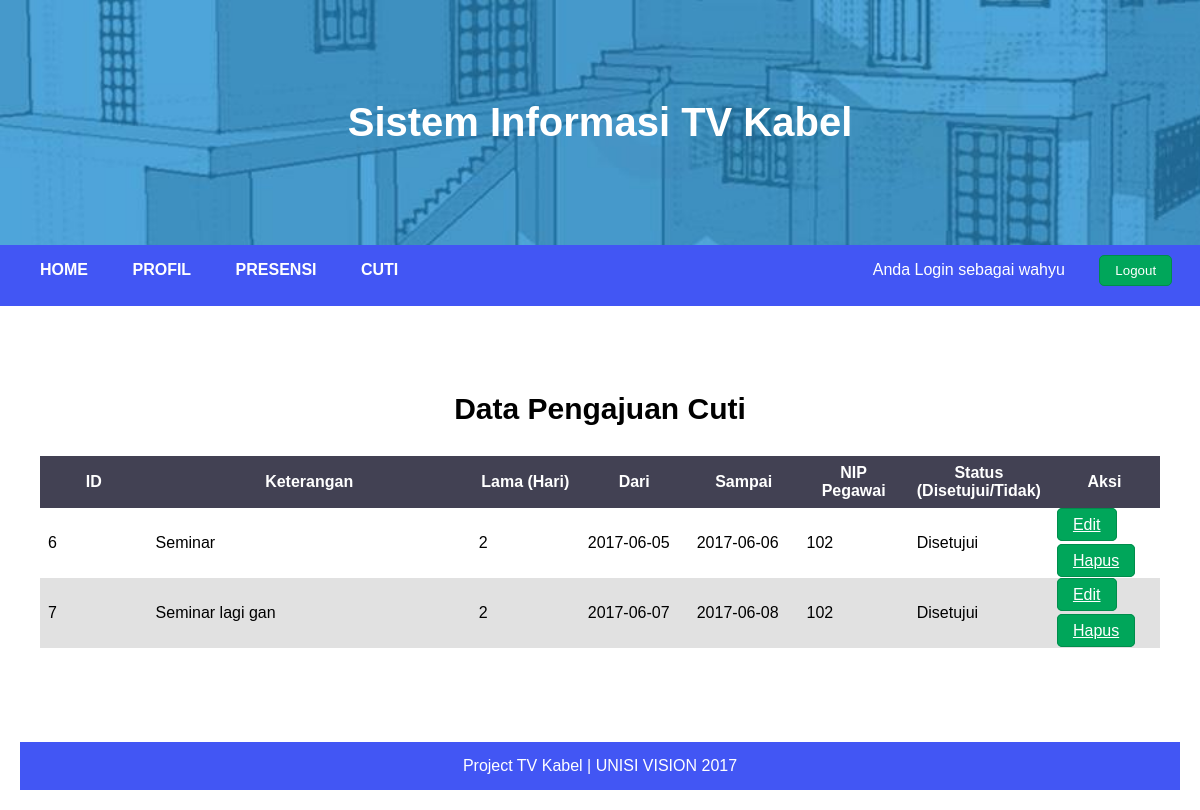
The page /tampil_pengajuan_cuti_pegawai.php (signed in) on the database its author committed.
### tables this page shows
CREATE TABLE `pengajuan_cuti` (
  `id` int(5) NOT NULL,
  `keterangan` text NOT NULL,
  `lama` int(10) NOT NULL,
  `dari` date NOT NULL,
  `sampai` date NOT NULL,
  `status` varchar(25) NOT NULL,
  `id_admin` int(5) NOT NULL,
  `nama` varchar(100) NOT NULL,
  `nip_pegawai` varchar(25) NOT NULL
);

### tampil_pengajuan_cuti_pegawai.php (the view, shortened to what this page needs)
<?php
	$username = $_SESSION['pegawai'];
	$query = mysql_query("SELECT * FROM pengajuan_cuti WHERE nip_pegawai = (SELECT nip FROM pegawai WHERE username='$username')");
?>
<!DOCTYPE html>
<html>
<head>
	<link rel="stylesheet" type="text/css" href="css/style.css">
</head>
<body>
	<div class="container">
		<header>
			<h1>Sistem Informasi TV Kabel</h1>
		</header>
		<nav id="navbar">
			<ul>
				<li><a href="pegawai.php">HOME</a></li>
				<li><a href="profil_pegawai.php">PROFIL</a></li>
				<li>
					<a href="#" class="dropdown-slide1">PRESENSI</a>
				</li>
				<li>
					<a href="#" class="dropdown-slide2">CUTI</a>
				</li>
				<span style="color: white; margin-left:450px;">Anda Login sebagai <?php echo $_SESSION['pegawai']; ?></span>
				<li style="margin-left: 20px">
					<form>
						<input type="button" value="Logout" id="btn-submit" onclick="window.location = 'proses/logout_pegawai.php';"/>
					</form>
				</li>
			</ul>
		</nav>
		<section class="middle">
			<section class="content">
			<h1 class="font" align="center">Data Pengajuan Cuti</h1>
			<table id="table">
				<thead>
					<tr>
						<th width="10%">ID</th>
						<th width="30%">Keterangan</th>
						<th width="10%">Lama (Hari)</th>
						<th width="10%">Dari</th>
						<th width="10%">Sampai</th>
						<th width="10%">NIP Pegawai</th>
						<th width="10%">Status (Disetujui/Tidak)</th>
						<th width="20%">Aksi</th>
					</tr>
				</thead>
				<tbody>
					<?php
					while($result = mysql_fetch_array($query))
					{ ?>
						<tr>
							<td><?=	$result['id']?></td>
							<td><?=	$result['keterangan']?></td>
							<td><?=	$result['lama']?></td>
							<td><?=	$result['dari']?></td>
							<td><?=	$result['sampai']?></td>
							<td><?=	$result['nip_pegawai']?></td>
							<td><?=	$result['status']?></td>
							<td>
								<a id="btn-submit" href="form_edit_pengajuan_cuti_pegawai.php?id=<?php echo $result['id']; ?>">Edit</a><br><br>
								<a id="btn-submit" href="proses/hapus_pengajuan_cuti_pegawai.php?id=<?php echo $result['id']; ?> " onclick="return klikHapus();">Hapus</a>
							</td>
						</tr>
						<?php
					}
					?>
				</tbody>
			</table>
		</section>
		<footer>
			<p>Project TV Kabel | UNISI VISION 2017</p>
		</footer>
	</div>
</body>
</html>

### css/style.css (style rules this page uses)
* { box-sizing: border-box; }
html, body { margin: 0; font-family: Arial; }
.container { margin: auto; }
header { scale: stretch; background: url("../images/header.jpg"); background-size: 130%; padding: 100px; }
header h1 { margin: 0; text-align: center; font-size: 40px; color: white; }
.font { font-family: arial; font-size: 30px; font-style: inherit; }
#navbar { background: #4256f4; }
#navbar ul { margin-left: 20px; margin-top: 0px; padding: 0; text-align: left; }
#navbar li { list-style: none; position: relative; display: inline-block; }
#navbar li a { display: block; padding: 10px 20px; color: #fff; font-weight: bold; text-decoration: none; transition: .5s; background: #4256f4; }
#navbar form { color: #fff; padding: 10px 20px 20px 10px; }
section.middle { background: white; padding: 20px; }
section.content { display: block; overflow: hidden; min-height: 50vh; padding: 20px; background: #fff; }
#btn-submit { padding: 7px 15px; background: #00a65a; border-radius: 5px; border: 1px solid #008d4c; color: #fff; }
table { border-collapse: collapse; }
td { text-align: left; padding: 8px; }
tr:nth-child(even) { background-color: rgb(225,225,225); }
th { text-align: center; padding: 8px; background-color: #424153; color: white; }
#table { border-collapse: collapse; width: 100%; }
form input { display: inline-block; overflow: hidden; padding: 7px 15px; border-radius: 5px; border: 1px solid #aaa; }
footer { text-align: center; background: #4256f4; color: white; }
footer p { margin: 0; padding: 15px; }

### rows shown on the page
pengajuan_cuti: id "6", keterangan "Seminar", lama "2", dari "2017-06-05", sampai "2017-06-06", nip_pegawai "102", status "Disetujui"
pengajuan_cuti: id "7", keterangan "Seminar lagi gan", lama "2", dari "2017-06-07", sampai "2017-06-08", nip_pegawai "102", status "Disetujui"

### other values the page prints
$_SESSION['pegawai'] "wahyu"
